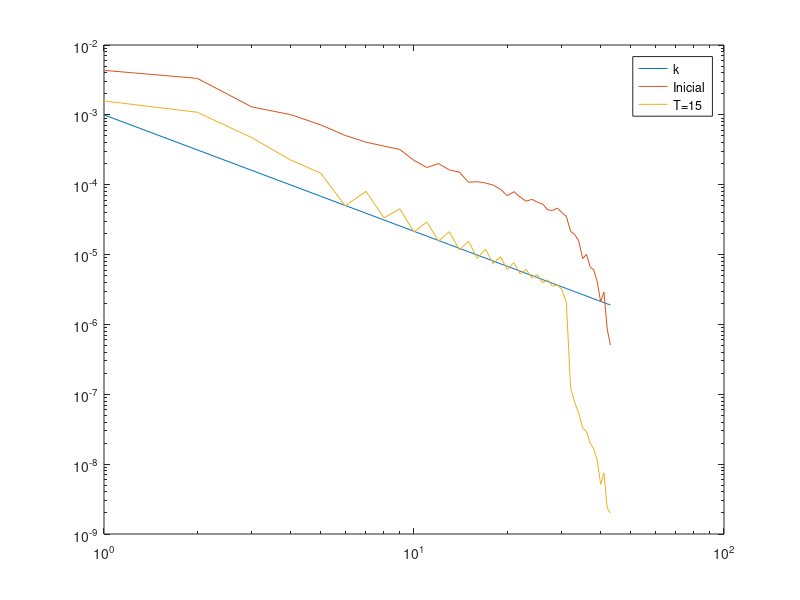

Reproduce this figure in MATLAB.
% %sp0 = [4.105312269e-30	5.588355982	1.81776578	0.8488783081	0.516501077	0.4727717905	0.2652992638	0.2393447326	0.1948835234	0.1431101751	0.1318790685	0.09638731766	0.09505932953	0.08556853018	0.06528652724	0.04464107686	0.02172736978	0.01637030728	0.006804648119	0.005740386739 0.0009866190562	0.0002441739689	];
% 
% %sp5 = [0.05681975089	0.2370553431	0.003899559156	0.0002298917659	0.0002266351554	6.759967868e-05	2.890918416e-05	2.486949012e-05	4.174611939e-06	4.593440736e-06	3.247271943e-06	1.39107707e-06	1.090104087e-06	8.503162174e-07	6.662158068e-07	2.226076501e-07	1.570515802e-07	1.312557061e-07	2.887838632e-08	1.017724263e-07	1.531262761e-08	3.371862184e-09	];
% sp15 = [8.722649294e-05	0.0002036542017	2.781974759e-05	3.732331916e-06	4.342447942e-07	1.025299539e-07	1.525738049e-08	5.666539525e-09	1.450463073e-09	3.259241822e-10	8.354084323e-11	2.3269693e-11	8.290120164e-12	2.87669225e-12	7.259414551e-13	2.415698855e-13	7.275707194e-14	2.791806115e-14	7.488740885e-15	1.990257846e-15	5.957770466e-16	1.887827286e-16	4.150773666e-17	1.137756229e-17	3.42013939e-18	1.473899023e-18	1.179206438e-18	2.451285783e-18	5.387569708e-18	1.362153222e-17	3.181414431e-17	9.495693061e-17	2.260215056e-16	7.733303986e-16	1.594264022e-15	2.206145737e-15	1.802227728e-14	2.651838988e-14	2.564364038e-13	3.466026346e-13	4.338937314e-13	1.411767357e-11	2.251231717e-11	8.625610238e-11	];
% sp00 = [0.05953134996	0.2636670736	0.0974458196	0.04925949303	0.02918163931	0.02015356421	0.01189473541	0.009105506257	0.007620751522	0.005483018304	0.004947943045	0.003464327115	0.003010264027	0.003612329478	0.002654851325	0.002088323968	0.001188129528	0.0006712707535	0.00028134404	0.0001529254296	2.401042142e-05	1.785859418e-06	];
% sp06 = [0.05912177521	0.2733625059	0.006888882487	0.003711922826	0.001403762682	0.0003773799858	0.0003412713105	0.0002606285562	0.000219302038	0.0001246050009	0.0001761026176	0.0001253088208	8.326587994e-05	8.761049529e-05	0.0001920927602	9.235606971e-05	2.854804654e-05	1.434184646e-05	6.777282546e-06	3.952421123e-06	8.352972323e-07	4.6773007e-07	];
% sp30 = [0.05588387368	0.1472892509	0.01319426415	8.996656155e-05	0.0001412992687 8.333353479e-05	8.962125621e-06	6.079902865e-06	4.263893378e-06	1.644883308e-06 1.445497276e-06	9.55876483e-07	5.748136285e-07	5.7980333e-07	3.986265028e-07 1.840184058e-07	9.152699018e-08	9.333366349e-08	4.418456631e-08	1.081172498e-07 3.470829517e-08	9.263909079e-10	];
% %sp0 = [2.023430148e-32	0.0248371377	0.00807895902	0.003772792481	0.002295560342	0.002101207958	0.001179107839	0.001063754367	0.0008661489928	0.0006360452227	0.0005861291933	0.0004283880785	0.000422485909	0.0003803045786	0.0002901623433	0.0001984047861	9.656608792e-05	7.275692125e-05	3.024288053e-05	2.551282995e-05	4.384973583e-06	1.085217639e-06	];
% %sp15 = [7.667133303e-05	0.006835304992	0.0002868415515	1.009340787e-05	4.996582112e-07	3.042679252e-07	5.203952663e-08	3.430954722e-08	1.290757504e-08	8.095409489e-09	3.443428584e-09	1.825720545e-09	1.674523322e-09	7.26023713e-10	5.988268521e-10	2.603069467e-10	2.996057524e-10	3.734338465e-10	3.892083307e-10	1.984998039e-09 1.250820114e-09	1.065662871e-10	];
% 
% sp = [		8.294288139e-35	0.0006266725246	0.0002036846141	9.502037214e-05	5.77537139e-05	5.279387917e-05	2.964004829e-05	2.676815945e-05	2.188094819e-05	1.617578688e-05	1.504442174e-05	1.11510709e-05	1.117736714e-05	1.031322001e-05	8.08922147e-06	7.406926306e-06	6.276862812e-06	6.464056074e-06	5.698807846e-06	4.924102033e-06	4.447858301e-06	4.500162074e-06	3.738013451e-06	3.411799877e-06	3.293593909e-06	3.225897103e-06	2.996239926e-06	2.497379747e-06	2.303451931e-06	2.367760948e-06	2.082850216e-06	1.773073421e-06	1.044874091e-06	8.850405133e-07	7.406897922e-07	4.597601514e-07	4.698312085e-07	2.932330958e-07	2.694344905e-07	1.716118822e-07	9.011427066e-08	1.202103643e-07	3.38739146e-08	2.322802267e-08	];
% %sp100 = [0.05676300933	0.00572995793	0.00838087184	0.002739798519	0.0009402217154	0.0002439289172	4.516446483e-05	3.85290868e-05	8.942564112e-06	5.655744872e-06	2.387487615e-06	9.672397408e-07	1.153091844e-06	7.867083751e-07	7.798461193e-07	3.238391741e-07	2.426822473e-07	2.811077396e-07	1.774744399e-07	1.804117197e-07	1.120255974e-08	1.036514534e-09	];
% spCris = [1.413965948e-07	0.001571321788	0.0001532270613	3.816541816e-06	3.680550088e-07	1.980054981e-07	2.479958254e-08	2.610774557e-08	6.041683003e-09	2.751656703e-09	1.754169478e-09	6.143370758e-10	6.384606221e-10	1.858920867e-10	2.021512357e-10	5.97443996e-11	5.103476788e-11	2.473136796e-11	1.007168519e-11	1.008981531e-11	2.554367845e-12	2.224134002e-12	7.345299733e-13	3.249741552e-13	3.085180895e-13	7.363053536e-14	6.952156031e-14	2.195380806e-14	1.662653741e-14	2.65426562e-14	1.129984469e-14	3.255336271e-14	2.053107139e-14	6.283837019e-14	3.640005564e-14	6.677917875e-14	2.819298658e-13	2.253355309e-13	1.268448718e-12	1.326512396e-12	3.031425854e-12	3.895546547e-11	1.500258745e-11	1.650091498e-10	];
% spCris = [1.413965948e-07	4.08447248e-06	2.387931795e-05	5.675968989e-05	0.0001090255441 0.0002830359471	0.0003560031141	0.0006300655033	0.0009517801356	0.001181903461	0.001736353463	0.001936418913	0.002824926819	0.003792914344	0.004154404196	0.005101168753	0.00569913767	0.007632961745	0.008764417115	0.009582157683	0.01075265874	0.01352659912	0.01376179691	0.01515733164	0.01746887843	0.02059729502	0.02281989927	0.02246296844	0.02414781246	0.02869917654	0.02944323095	0.0285243752	0.0186980596	0.01753086641	0.01659314959	0.01135667659	0.01280625283	0.008867911633	0.008924915441	0.006235680144	0.003471232838	0.004876082165	0.00139605447	0.0008948206558	];
% spCris = [1.413965948e-07	1.835966059e-06	7.428519415e-06	1.573705406e-05	2.872689621e-05	7.242928569e-05	8.982328413e-05	0.0001580044734	0.0002380200836	0.0002956495215	0.0004355724498	0.000487001869	0.000715084846	0.0009656994566	0.001065861647	0.001319196476	0.001485385716	0.002011900026	0.002331090577	0.002581052177	0.002927475758	0.003735832924	0.003846925382	0.004289543223	0.005027007114	0.006006685038	0.006784633921	0.006772762289	0.007391973865	0.008987163689	0.009363882136	0.01099468065	0.0112092186	0.01228506154	0.01420162955	0.01363836785	0.01592053717	0.01642897292	0.0192706737	0.01955476281	0.01940909353	0.02324549883	0.02352300623	0.02663119514	0.0265525035	0.02709318525	0.03044656007	0.03113254505	0.03423727406	0.03455066712	0.03935709319	0.03908101109	0.03881649606	0.04371257722	0.04246225701	0.05038118717	0.04741293697	0.05090812516	0.05243836389	0.054375004	0.05895444601	0.05997181693	0.06161599602	0.06409354667	0.05533009096	0.05140997948	0.0413892072	0.04156779919	0.04001333601	0.03296359871	0.03358845154	0.02933955871	0.03078601422	0.02624842187	0.02503722205	0.02372687897	0.01983046548	0.02255662179	0.01652811284	0.01791314422	0.01453240544	0.01110647215	0.01527078792	0.007659694138	0.01114518768	0.005583670951	0.005582544791	0.004888601452	0.002094559634	0.002093788124	0.0001964975294	];
% spCris = [1.413965948e-07	0.001571321788	0.0001532270613	3.816541816e-06	3.680550088e-07	1.980054981e-07	2.479958254e-08	2.610774557e-08	6.041683003e-09	2.751656703e-09	1.754169478e-09	6.143370758e-10	6.384606221e-10	1.858920867e-10	2.021512357e-10	5.97443996e-11	5.103476788e-11	2.473136796e-11	1.007168519e-11	1.008981531e-11	2.554367845e-12	2.224134002e-12	7.345299733e-13	3.249741552e-13	3.085180895e-13	7.363053536e-14	6.952156031e-14	2.195380806e-14	1.662653741e-14	2.65426562e-14	1.129984469e-14	3.255339386e-14	2.053133943e-14	6.283897334e-14	3.640587442e-14	6.680144916e-14	2.820760752e-13	2.256386641e-13	1.273019215e-12	1.354877373e-12	3.118343805e-12	4.014402871e-11	2.198926709e-11	4.92586029e-09	];
% spCris = [1.413965948e-07	0.001415941568	0.002697604073	0.001409527104	0.0004767913536	0.0003831729838	9.584646263e-06	0.0001443168581	1.167623556e-05	7.761527425e-05	3.296587993e-06	4.781969391e-05	2.040345828e-06	3.469334773e-05	6.093932731e-07	2.563615636e-05	2.591190036e-07	1.957444594e-05	3.752643868e-07	1.550127732e-05	2.262729836e-07	1.271955863e-05	2.447278784e-07	1.0434483e-05	2.622898314e-07	8.895412416e-06	1.082230182e-07	7.605356588e-06	1.153475339e-07	6.604018144e-06	7.915112545e-08	5.768616849e-06	9.57439849e-08	4.624528462e-08	3.044627185e-08	2.732365535e-08	1.362068443e-08	1.248418557e-08	1.287939221e-08	8.807813532e-09	5.770946509e-12	5.696006766e-09	3.265452164e-09	1.476822975e-09];
% sp00 = [2.870878324e-08	0.000617703362	0.0002084408999	9.170767626e-05	6.113080795e-05	5.06388495e-05	3.315095094e-05	2.520795898e-05	2.288049013e-05	1.603620596e-05	1.49692526e-05	1.22742318e-05	1.078727639e-05	1.12080564e-05	7.837499888e-06	7.626557517e-06	6.897925231e-06	6.358415564e-06	6.407831872e-06	4.868337218e-06	4.679270436e-06	4.671807593e-06	3.752219928e-06	3.884165509e-06	3.322576532e-06	3.514107727e-06	3.019445749e-06	2.533064393e-06	2.502376305e-06	2.388618342e-06	2.358625155e-06	2.147169609e-06	1.222057851e-06	9.936236962e-07	8.445024416e-07	5.39831492e-07	5.83528169e-07	3.393405171e-07	3.425920573e-07	2.133036716e-07	1.238035405e-07	1.554122501e-07	5.398988728e-08	6.064925662e-08	];
% sp00 = [7.220904753e-07	0.0005218742492	0.0001343540994	5.282545412e-05	2.907648555e-05	3.143789427e-05	1.717471415e-05	1.660387068e-05	1.206801007e-05	7.250135717e-06	5.133728153e-06	3.265082456e-06	3.378155821e-06	3.495849049e-06	3.300807869e-06	3.42920084e-06	3.004646444e-06	3.032141972e-06	2.588357883e-06	1.81895919e-06	1.549628366e-06	1.630480617e-06	1.959435398e-06	2.158307684e-06	2.202633112e-06	2.23740858e-06	2.541490581e-06	2.616175156e-06	2.825681378e-06	3.343929584e-06	2.877337558e-06	2.89153196e-06	1.673593666e-06	1.45340418e-06	1.394307175e-06	9.724891101e-07	1.240050291e-06	9.418038221e-07	1.106986217e-06	7.324675855e-07	3.730863867e-07	4.064884725e-07	1.0283793e-07	1.113704319e-07	];
% sp15 = [8.594793562e-08	0.0002342471496	3.554074441e-05	2.091490957e-06	1.116838887e-06	8.95952228e-07	5.346280499e-07	3.682369888e-07	2.220512338e-07	1.885616213e-07	3.183184404e-07	4.005120376e-07	4.949496737e-07	3.577084925e-07	2.510263007e-07	2.095103169e-07	2.31682164e-07	3.269176412e-07	3.182391335e-07	2.637819851e-07	1.557218541e-07	1.762660675e-07	1.851850775e-07	2.280726565e-07	2.470109779e-07	1.727893992e-07	1.342990012e-07	1.025359773e-07	1.232745114e-07	1.687958905e-07	1.529046891e-07	1.29506739e-07	5.682565475e-08	4.859647444e-08	4.344596499e-08	2.993530004e-08	3.356351466e-08	2.665370011e-08	2.488574215e-08	1.672983641e-08	8.48224348e-09	1.046116746e-08	2.058035202e-09	4.640122877e-09	];

% spCris    = [1.413965948e-07	0.001571321788	0.0001532270613	3.816541816e-06	3.680550088e-07	1.980054981e-07	2.479958254e-08	2.610774557e-08	6.041683003e-09	2.751656703e-09	1.754169478e-09	6.143370758e-10	6.384606221e-10	1.858920867e-10	2.021512357e-10	5.97443996e-11	5.103476788e-11	2.473136796e-11	1.007168519e-11	1.008981531e-11	2.554367845e-12	2.224134002e-12	7.345299733e-13	3.249741552e-13	3.085180895e-13	7.363053536e-14	6.952156031e-14	2.195380806e-14	1.662653741e-14	2.65426562e-14	1.129984469e-14	3.255339386e-14	2.053133943e-14	6.283897334e-14	3.640587442e-14	6.680144916e-14	2.820760752e-13	2.256386641e-13	1.273019215e-12	1.354877373e-12	3.118343805e-12	4.014402871e-11	2.198926709e-11	4.92586029e-09	];
% spCris2   = [1.413965948e-07	0.001415941568	0.002697604073	0.001409527104	0.0004767913536	0.0003831729838	9.584646263e-06	0.0001443168581	1.167623556e-05	7.761527425e-05	3.296587993e-06	4.781969391e-05	2.040345828e-06	3.469334773e-05	6.093932731e-07	2.563615636e-05	2.591190036e-07	1.957444594e-05	3.752643868e-07	1.550127732e-05	2.262729836e-07	1.271955863e-05	2.447278784e-07	1.0434483e-05	2.622898314e-07	8.895412416e-06	1.082230182e-07	7.605356588e-06	1.153475339e-07	6.604018144e-06	7.915112545e-08	5.768616849e-06	9.57439849e-08	4.624528462e-08	3.044627185e-08	2.732365535e-08	1.362068443e-08	1.248418557e-08	1.287939221e-08	8.807813532e-09	5.770946509e-12	5.696006766e-09	3.265452164e-09	1.476822975e-09	];
% spCris4   = [1.413965948e-07	0.0006083009934	0.002840792026	0.004297756658	0.004475810299	0.004826824271	0.002823869673	0.002583248835	0.001099334206	0.0007939745452	0.0006892975727	0.0003739446061	0.0001160227331	0.0001684275861	0.0002748485732	0.0001621681821	4.063096136e-05	8.198845655e-05	0.000163254789	7.893217651e-05	1.267900902e-05	5.28569329e-05	9.283000675e-05	4.986732326e-05	7.373067629e-06	3.769840687e-05	6.781218464e-05	3.381193554e-05	2.76822152e-06	2.675340041e-05	4.965270579e-05	2.632825415e-05	1.994220376e-06	6.607898006e-07	8.312812278e-07	3.083492573e-07	3.504342561e-07	3.178165506e-07	1.617726107e-07	1.348438277e-07	6.103758392e-08	6.758491802e-08	5.548595491e-08	4.480510267e-08	];
% spCrismod = [ 0	0.001571321788	0.000612908245	3.434887634e-05	5.888880141e-06	4.950137452e-06	8.927849716e-07	1.279279533e-06	3.866677122e-07	2.228841929e-07	1.754169478e-07	7.433478617e-08	9.193832959e-08	3.141576265e-08	3.962164221e-08	1.344248991e-08	1.306490058e-08	7.14736534e-09	3.263226001e-09	3.642423326e-09	1.021747138e-09	9.808430951e-10	3.555125071e-10	1.719113281e-10	1.777064195e-10	4.60190846e-11	4.699657477e-11	1.600432608e-11	1.303520533e-11	2.232237387e-11	1.016986022e-11	3.12838115e-11	2.102409158e-11	6.843164197e-11	4.208519083e-11	8.183177522e-11	3.655705935e-10	3.088993311e-10	1.838239746e-09	2.060768484e-09	4.989350088e-09	6.748211226e-08	3.878906715e-08	9.107915676e-06	];
% kk = 1:length(spCris)-1;
% k53 = spCris(2)*kk.^(-5/3);
% loglog(kk,k53);
% hold on 
% % kk = 1:length(sp00)-1;
% %loglog(kk,sp06(2:end));
% %kk = 1:length(spCris)-1;
% loglog(kk,spCris(2:end));
% loglog(kk,spCris2(2:end));
% loglog(kk,spCris4(2:end));
% loglog(kk,spCrismod(2:end));
% %loglog(kk,sp30(2:end));
% 
% legend('Teoretical','0','0.','15','CRIS')

sp0 = [6.29858085e-33	0.0006266725246	0.0002036846141	9.502037214e-05	5.77537139e-05	5.279387917e-05	2.964004829e-05	2.676815945e-05	2.188094819e-05	1.617578688e-05	1.504442174e-05	1.11510709e-05	1.117736714e-05	1.031322001e-05	8.08922147e-06	7.406926306e-06	6.276862812e-06	6.464056074e-06	5.698807846e-06	4.924102033e-06	4.447858301e-06	4.500162074e-06	3.738013451e-06	3.411799877e-06	3.293593909e-06	3.225897103e-06	2.996239926e-06	2.497379747e-06	2.303451931e-06	2.367760948e-06	2.082850216e-06	2.072197888e-06	1.18716017e-06	9.495146557e-07	8.283356384e-07	5.121100797e-07	5.174746428e-07	3.153714318e-07	3.105749927e-07	2.089944248e-07	1.076182229e-07	1.536424985e-07	5.049628145e-08	5.738952641e-08	];
%sp0_p1 = [4.75482763e-33	0.0006241478064	0.0002001552443	9.17793859e-05	5.462723831e-05	4.844186385e-05	2.637020283e-05	2.293683065e-05	1.796098144e-05	1.269575875e-05	1.122591206e-05	7.912484666e-06	7.472563525e-06	6.456576376e-06	4.736466503e-06	4.050098171e-06	3.201797156e-06	3.043059483e-06	2.47683859e-06	1.967252305e-06	1.640417043e-06	1.512841494e-06	1.157112663e-06	9.73558024e-07	8.565846169e-07	7.74007074e-07	6.533887189e-07	5.078024165e-07	4.382502202e-07	4.115122627e-07	3.460035879e-07	3.215842475e-07	1.595083115e-07	1.090086657e-07	9.195968814e-08	4.964199659e-08	4.415641196e-08	2.571721031e-08	2.331878448e-08	1.640877857e-08	7.858652711e-09	1.201385782e-08	4.703585821e-09	8.106349043e-09	];
%sp15 = [1.429778305e-07	0.0002366732831	3.849174551e-05	2.308780041e-06	6.09709382e-07	7.671773821e-08	1.184311428e-08	4.105298513e-09	1.492549929e-09	1.689219474e-10	6.863036144e-11	1.952024184e-11	7.199253977e-12	2.658031265e-12	4.592310834e-13	1.206742602e-13	4.037685095e-14	1.705564607e-14	4.344674328e-15	9.624408853e-16	2.209317071e-16	6.213832611e-17	1.463510477e-17	4.565328799e-18	1.581739705e-18	1.771902671e-18	5.588810362e-18	4.133986968e-18	1.787741745e-18	4.122786509e-17	4.25675228e-17	2.069123255e-16	3.733856876e-16	1.088289583e-15	3.954953498e-15	5.062792914e-15	5.47321748e-14	8.505141803e-14	2.125551724e-13	5.046844374e-13	9.425188779e-13	1.080817061e-11	1.192452152e-11	1.124108383e-09	];
%sp15_p1 = [7.483515028e-08	0.0002408045613	3.977905937e-05	2.409412094e-06	6.23769153e-07	7.376248816e-08	1.172262261e-08	4.373745358e-09	1.518449741e-09	1.546827157e-10	5.607984357e-11	1.662521752e-11	6.735231982e-12	2.459510229e-12	4.300405466e-13	9.644486785e-14	2.998657675e-14	1.297916342e-14	3.394958198e-15	8.334632266e-16	1.830986774e-16	4.685632563e-17	7.961610369e-18	2.067274316e-18	2.019200609e-18	1.115400933e-17	4.304620766e-17	6.018397594e-17	9.2677533e-17	2.431598199e-16	4.024474784e-16	3.138520446e-15	7.560083786e-15	3.056265857e-14	3.41149631e-14	1.47981232e-14	3.512702653e-13	3.909261193e-13	8.866754007e-13	1.104707009e-12	4.789358846e-13	1.104658303e-12	1.489663336e-12	6.937639919e-10	];
%sp0_Cris = [2.301059001e-07	0.0003071644771	9.67431273e-05	4.475334262e-05	2.645560022e-05	2.358044945e-05	1.27835901e-05	1.116075256e-05	8.736099176e-06	6.190607796e-06	5.485738011e-06	3.881833471e-06	3.685462517e-06	3.213922815e-06	2.377303482e-06	2.060015404e-06	1.65275155e-06	1.604173739e-06	1.340524489e-06	1.095369395e-06	9.449460625e-07	9.092361381e-07	7.268611398e-07	6.429288974e-07	5.940474798e-07	5.699590817e-07	5.082658537e-07	4.16742101e-07	3.762783552e-07	3.678807153e-07	3.188415016e-07	3.0309397e-07	1.510665869e-07	1.072172575e-07	8.998797776e-08	5.094087271e-08	4.789154535e-08	2.802099025e-08	2.60940322e-08	1.735825861e-08	8.420988855e-09	1.183610771e-08	3.980338335e-09	5.401959949e-09	];
%sp0_constante = [0.001257737338	0.006515368529	0.004453091781	0.001571160969	0.0008332111772	0.0009475424186	0.0005343788192	0.0004144283588	0.0003499769605	0.0002808477024	0.0002520916202	0.0001710697555	0.0001736054455	0.0001682862065	0.0001319034026	0.0001100944206	9.242955395e-05	0.000101730487	8.786631239e-05	7.030179004e-05	6.31760659e-05	6.698735596e-05	5.536714021e-05	4.719184881e-05	4.459138982e-05	4.641695209e-05	4.283486826e-05	3.272152505e-05	2.977367991e-05	3.367371223e-05	2.977013123e-05	2.443298608e-05	1.442791294e-05	1.182731115e-05	1.013929391e-05	6.194480079e-06	6.11336756e-06	3.983727549e-06	3.477931998e-06	2.292442267e-06	1.163386251e-06	1.536751677e-06	4.42492e-07	2.574815689e-07	];
%sp0_Cris_c = [2.301059001e-07	9.397021823e-05	0.000612749407	0.0006096541842	0.0001927778279	0.0001189893802	8.621132039e-05	0.0001224562914	7.261484905e-05	3.783869862e-05	4.069175385e-05	4.706310983e-05	3.553690137e-05	2.449266846e-05	2.110348523e-05	2.698327445e-05	1.860321494e-05	1.526423975e-05	1.369639454e-05	1.611024169e-05	1.255003023e-05	9.958285987e-06	8.275891313e-06	1.035170666e-05	8.717438042e-06	6.842544517e-06	6.345167122e-06	6.767235622e-06	5.951891006e-06	4.868198312e-06	4.150026281e-06	5.165631661e-06	2.46379092e-06	1.888717539e-06	1.646553874e-06	1.013325664e-06	9.565892032e-07	6.131172893e-07	5.575080747e-07	3.701782208e-07	1.940797978e-07	2.44009086e-07	7.671482629e-08	6.977198515e-08	];
% sp15 = [0.00120377696	0.003389846948	0.001072582836	0.0008979159962	0.000161908233	0.0002236783635	4.528402665e-06	0.0001253918298	7.947290257e-06	7.072733684e-05	5.584072184e-06	4.497882362e-05	5.209739968e-06	3.168845076e-05	4.60323716e-06	2.266102495e-05	3.881043331e-06	1.697436504e-05	3.921699225e-06	1.289190483e-05	3.689822169e-06	1.014319468e-05	3.602679506e-06	7.835615869e-06	3.513702521e-06	6.348693727e-06	3.295187533e-06	5.006479098e-06	3.206958143e-06	4.032889084e-06	3.109416558e-06	3.242334757e-06	1.22600289e-07	7.477952799e-08	5.053179284e-08	3.698834289e-08	2.923820306e-08	1.99362087e-08	1.647885186e-08	1.137085932e-08	5.12042708e-09	7.481388012e-09	2.331752324e-09	1.985280025e-09	];
% sp15_menos = [0.00343105386	0.001588317989	0.001089293773	0.0004697084251	0.0002254052899	0.0001467530734	4.984109658e-05	8.042107265e-05	3.358372974e-05	4.533801346e-05	2.105501733e-05	2.942710153e-05	1.561273725e-05	2.126245636e-05	1.173313691e-05	1.550562779e-05	8.865365827e-06	1.197119223e-05	7.4278365e-06	9.366437923e-06	6.139505526e-06	7.668731945e-06	5.278485346e-06	6.135529945e-06	4.67929387e-06	5.159024226e-06	3.942189768e-06	4.33073592e-06	3.518181271e-06	3.694766217e-06	3.149402029e-06	2.086452506e-06	1.22600289e-07	7.62378006e-08	5.340009987e-08	3.266176323e-08	2.923820306e-08	1.99362087e-08	1.647885186e-08	1.137085932e-08	5.12042708e-09	7.481388012e-09	2.331752324e-09	1.985280025e-09	];
% sp15_menos2 = [0.00343105386	0.001588317989	0.001089293773	0.0004697084251	0.0002784631192	9.462843499e-05	8.471385716e-05	4.599650774e-05	5.06461937e-05	2.783648391e-05	3.164826898e-05	2.000832261e-05	2.22712961e-05	1.337500464e-05	1.653786388e-05	1.068236848e-05	1.246104349e-05	8.374726633e-06	9.790036887e-06	7.41672971e-06	8.827795226e-06	4.963428737e-06	7.115985497e-06	4.435635275e-06	5.636222534e-06	4.004509546e-06	4.630832916e-06	3.615749166e-06	3.849237513e-06	3.362181518e-06	3.194336298e-06	8.692986209e-07	1.275423908e-07	7.030646938e-08	5.040235084e-08	3.681076665e-08	2.937413084e-08	1.70904533e-08	1.763697793e-08	8.773557459e-09	7.482257403e-09	5.11955769e-09	2.331752324e-09	1.985280025e-09	];
% sp15_menos5 = [0.00343105386	0.001588317989	0.001089293773	0.0004697084251	0.0002254052899	0.0001467530734	4.984109658e-05	8.042107265e-05	3.358372974e-05	4.533801346e-05	2.105501733e-05	2.942710153e-05	1.561273725e-05	2.126245636e-05	1.173313691e-05	1.550562779e-05	8.865365827e-06	1.197119223e-05	7.4278365e-06	9.366437923e-06	6.139505526e-06	7.668731945e-06	5.278485346e-06	6.135529945e-06	4.67929387e-06	5.159024226e-06	3.942189768e-06	4.33073592e-06	3.518181271e-06	3.694766217e-06	3.149402029e-06	2.086452506e-06	1.22600289e-07	7.62378006e-08	5.340009987e-08	3.266176323e-08	2.923820306e-08	1.99362087e-08	1.647885186e-08	1.137085932e-08	5.12042708e-09	7.481388012e-09	2.331752324e-09	1.985280025e-09	];
% sp15_menos3 = [0.00343105386	0.001588317989	0.001089293773	0.0004697084251	0.0002254052899	0.0001467530734	4.984109658e-05	8.042107265e-05	3.358372974e-05	4.62803344e-05	3.164826898e-05	1.882190322e-05	2.345771549e-05	1.337500464e-05	1.653786388e-05	1.068236848e-05	1.246071919e-05	8.37505093e-06	9.790036887e-06	6.977322245e-06	7.939746239e-06	5.860744148e-06	6.463242717e-06	5.096109355e-06	5.248534769e-06	4.402035971e-06	4.405060819e-06	3.853198365e-06	3.721660396e-06	3.478381775e-06	3.194161855e-06	1.281743905e-06	1.275423908e-07	6.884580666e-08	5.186301356e-08	3.266176323e-08	3.352313426e-08	1.70904533e-08	1.503967607e-08	1.137085932e-08	7.482257403e-09	5.11955769e-09	2.331752324e-09	1.985280025e-09	];
% sp15_menos6 = [0.00343105386	0.001588317989	0.001089293773	0.0004697084251	0.0002254052899	0.0001467530734	4.984109658e-05	8.042107265e-05	3.358372974e-05	4.533801346e-05	2.105501733e-05	2.942710153e-05	1.561273725e-05	2.126245636e-05	1.173313691e-05	1.550562779e-05	8.865365827e-06	1.197119223e-05	7.4278365e-06	9.366437923e-06	6.139505526e-06	7.668731945e-06	5.278485346e-06	6.135529945e-06	4.67929387e-06	5.159024226e-06	3.942189768e-06	4.33073592e-06	3.518181271e-06	3.694766217e-06	3.149402029e-06	2.086452506e-06	1.22600289e-07	7.62378006e-08	5.340009987e-08	3.266176323e-08	2.923820306e-08	1.99362087e-08	1.647885186e-08	1.137085932e-08	5.12042708e-09	7.481388012e-09	2.331752324e-09	1.985280025e-09	];
% sp15_menos7 = [0.001200921436	0.003380549579	0.001071125338	0.0008976773936	0.0001625466786	0.0002230986271	4.544420993e-06	0.0001252263624	7.962791598e-06	7.064077401e-05	5.583407301e-06	4.491521803e-05	5.208680218e-06	3.164298488e-05	4.603523385e-06	2.262599342e-05	3.877613696e-06	1.694908643e-05	3.918710716e-06	1.28725145e-05	3.686148308e-06	1.012874524e-05	3.599025891e-06	7.823823657e-06	3.510023606e-06	6.340134444e-06	3.290952135e-06	4.999480196e-06	3.202785624e-06	4.027471048e-06	3.105281448e-06	3.238107194e-06	1.230309601e-07	7.503749013e-08	5.070341353e-08	3.711819428e-08	2.933885204e-08	2.000430225e-08	1.653442472e-08	1.14090408e-08	5.137488381e-09	7.506329069e-09	2.339538544e-09	1.991879788e-09	];
sp15_menos8 = [0.003421671878	0.001583319838	0.001089456131	0.0004702094427	0.0002255280214	0.0001465593061	4.972039068e-05	8.038482415e-05	3.353539251e-05	4.53170532e-05	2.101364805e-05	2.940402711e-05	1.558473074e-05	2.124417891e-05	1.171416118e-05	1.548955813e-05	8.848979538e-06	1.195901312e-05	7.415730472e-06	9.356270701e-06	6.129399448e-06	7.660762242e-06	5.270458089e-06	6.128179518e-06	4.673105101e-06	5.153048574e-06	3.936262231e-06	4.325498238e-06	3.513227749e-06	3.690209987e-06	3.145155678e-06	2.085231207e-06	1.230309601e-07	7.649935142e-08	5.358339815e-08	3.277634838e-08	2.933885204e-08	2.000430225e-08	1.653442472e-08	1.14090408e-08	5.137488381e-09	7.506329069e-09	2.339538544e-09	1.991879788e-09	];
sp0 = [0.004997823251	0.004339121886	0.003329835914	0.001296676916	0.001007898512	0.0007188753861	0.0005072576325	0.0004066905568	0.0003569874622	0.0003196675359	0.0002231738804	0.0001764594635	0.0002005795342	0.0001626543153	0.0001517206456	0.000108311808	0.0001106754995	0.0001057916484	9.890959934e-05	8.606051319e-05	6.925930015e-05	7.961940038e-05	6.6425175e-05	5.801797345e-05	6.176994195e-05	5.628041604e-05	5.286231558e-05	4.362411935e-05	4.281763484e-05	4.640388194e-05	3.983696819e-05	3.522082239e-05	2.148307138e-05	1.941733611e-05	1.55830512e-05	8.778509352e-06	1.005184179e-05	6.694231418e-06	6.033106084e-06	4.086900825e-06	2.112316924e-06	2.894711155e-06	8.568936597e-07	5.083218879e-07	];
kk = 1:length(sp0)-1;
k53 = 1e-3*kk.^(-5/3);
loglog(kk,k53);
hold on 
loglog(kk,sp0(2:end));
%loglog(kk,sp15(2:end));
%loglog(kk,sp0_p1(2:end));
%loglog(kk,sp0_Cris(2:end));
%loglog(kk,sp0_constante(2:end));
%loglog(kk,sp0_Cris_c(2:end));
% loglog(kk,sp15(2:end));
%loglog(kk,sp15_menos(2:end));
%loglog(kk,sp15_menos2(2:end));
%loglog(kk,sp15_menos3(2:end));
%loglog(kk,sp15_menos5(2:end));
%loglog(kk,sp15_menos6(2:end));
% loglog(kk,sp15_menos7(2:end));
loglog(kk,sp15_menos8(2:end));
%loglog(kk,sp15_p1(2:end));
legend('k','Inicial','T=15');
%legend('k','p2','p1','Cris','Dividiendo','Cris dividiendo','T=15')



